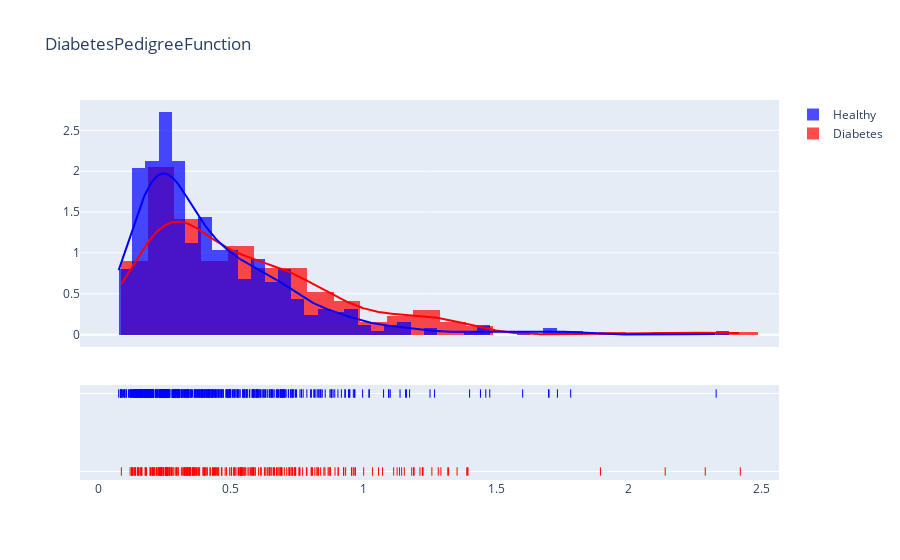

Source (notebook cell):
### Markdown cell above
g. Diabetes Pedigree Function of diabetes person is higher than healthy person

### Code cell
density_plot('DiabetesPedigreeFunction', 0)  # Ganti 'BMI' dengan nama kolom yang ingin Anda plot

### Figure 1 — Plotly figure (JSON) as saved in the notebook; plotly's stock layout.template omitted (floating-point values rounded to 4 significant figures; data arrays with more than 128 entries replaced by an {"elided": "..."} marker saying what was removed)
{"data": [{"autobinx": false, "histnorm": "probability density", "legendgroup": "Diabetes", "marker": {"color": "Red"}, "name": "Diabetes", "opacity": 0.7, "type": "histogram", "x": {"elided": "268 float values"}, "xaxis": "x", "xbins": {"end": 2.42, "size": 0, "start": 0.088}, "yaxis": "y"}, {"autobinx": false, "histnorm": "probability density", "legendgroup": "Healthy", "marker": {"color": "Blue"}, "name": "Healthy", "opacity": 0.7, "type": "histogram", "x": {"elided": "500 float values"}, "xaxis": "x", "xbins": {"end": 2.329, "size": 0, "start": 0.078}, "yaxis": "y"}, {"legendgroup": "Diabetes", "marker": {"color": "Red"}, "mode": "lines", "name": "Diabetes", "showlegend": false, "type": "scatter", "x": {"elided": "500 float values"}, "xaxis": "x", "y": {"elided": "500 float values"}, "yaxis": "y"}, {"legendgroup": "Healthy", "marker": {"color": "Blue"}, "mode": "lines", "name": "Healthy", "showlegend": false, "type": "scatter", "x": {"elided": "500 float values"}, "xaxis": "x", "y": {"elided": "500 float values"}, "yaxis": "y"}, {"legendgroup": "Diabetes", "marker": {"color": "Red", "symbol": "line-ns-open"}, "mode": "markers", "name": "Diabetes", "showlegend": false, "type": "scatter", "x": {"elided": "268 float values"}, "xaxis": "x", "y": {"elided": "268 str values"}, "yaxis": "y2"}, {"legendgroup": "Healthy", "marker": {"color": "Blue", "symbol": "line-ns-open"}, "mode": "markers", "name": "Healthy", "showlegend": false, "type": "scatter", "x": {"elided": "500 float values"}, "xaxis": "x", "y": {"elided": "500 str values"}, "yaxis": "y2"}], "layout": {"barmode": "overlay", "hovermode": "closest", "legend": {"traceorder": "reversed"}, "title": {"text": "DiabetesPedigreeFunction"}, "xaxis": {"anchor": "y2", "domain": [0, 1], "zeroline": false}, "yaxis": {"anchor": "free", "domain": [0.35, 1], "position": 0}, "yaxis2": {"anchor": "x", "domain": [0, 0.25], "dtick": 1, "showticklabels": false}}}
